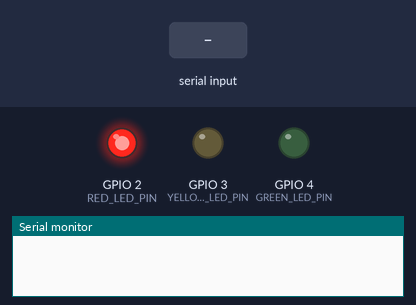
Bench run of a sketch on a simulated ESP32-C3. On the bench: output pins drawn as LEDs (lit = HIGH), the last lines printed to the serial monitor. The test bench sets the inputs (shaded band).

Above: at 1.8 s.
1.9 s: "WORKING2\n" received over Serial
At 1.99 s:
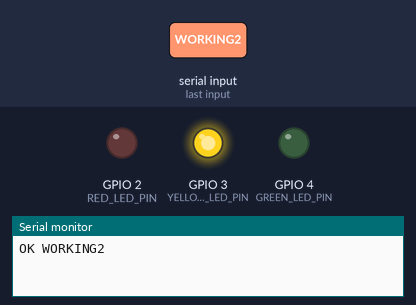
At 2.9 s:
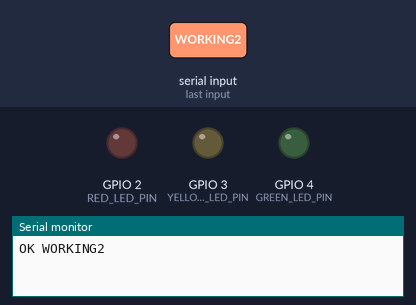
7.9 s: "PING\n" received over Serial
At 15.7 s:
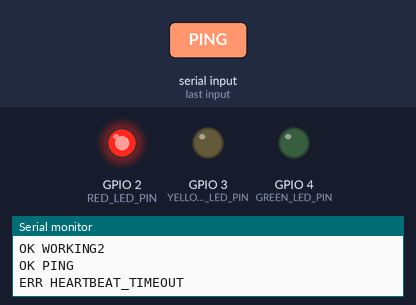
Timing chart, 0 to 16.9 s (numbered marks = the images above; inputs shaded):
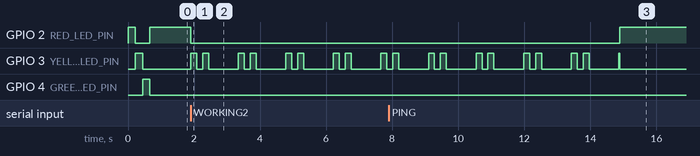

Measured:
- after the input at 1.9 s, GPIO 2 (RED_LED_PIN): HIGH → LOW at once; GPIO 3 (YELLOW_LED_PIN): LOW → HIGH at once, then repeats every 1.4 s: LOW 0.18 s, HIGH 0.18 s, LOW 0.90 s, HIGH 0.18 s
- after the input at 7.9 s, GPIO 2 (RED_LED_PIN): LOW → HIGH after 7.0 s instead of 1.0 s

The sketch:

sketch_jul16a.ino
```cpp
/*
 * Codex status light for ESP32-C3
 * GPIO2 red, GPIO3 yellow, GPIO4 green; HIGH means on.
 * Serial protocol: 115200 8N1, one command per line.
 *
 * THINKING   one task: yellow solid
 * WORKING2   two tasks: two yellow flashes
 * WORKING3   three or more tasks: three yellow flashes
 * PERMISSION green blinking
 * COMPLETE   green solid
 * ERROR      red solid
 * OFF        all LEDs off
 * SUSPEND    all LEDs off and pause heartbeat timeout until the next state command
 * BRIGHTNESS set PWM brightness from 5 to 100 percent
 * PING       refresh heartbeat without changing state
 * IDENTIFY   return device signature
 */

#include <Arduino.h>

constexpr uint8_t RED_LED_PIN = 2;
constexpr uint8_t YELLOW_LED_PIN = 3;
constexpr uint8_t GREEN_LED_PIN = 4;
constexpr uint32_t PWM_FREQUENCY = 2000;
constexpr uint8_t PWM_RESOLUTION_BITS = 8;
constexpr unsigned long SERIAL_BAUD = 115200;
constexpr unsigned long HEARTBEAT_TIMEOUT_MS = 7000;
constexpr unsigned long PERMISSION_BLINK_MS = 400;
constexpr unsigned long TASK_FLASH_ON_MS = 180;
constexpr unsigned long TASK_FLASH_OFF_MS = 180;
constexpr unsigned long TASK_FLASH_PAUSE_MS = 900;
constexpr unsigned long SELF_TEST_STEP_MS = 220;
constexpr size_t COMMAND_BUFFER_SIZE = 32;
constexpr size_t RESPONSE_BUFFER_SIZE = 64;

enum class DeviceState : uint8_t {
  WorkingOne,
  WorkingTwo,
  WorkingThreePlus,
  Permission,
  Complete,
  Error,
  Off,
  Suspended
};

DeviceState currentState = DeviceState::Error;
unsigned long lastHeartbeatMs = 0;
unsigned long lastPatternMs = 0;
bool patternLedOn = false;
uint8_t completedTaskFlashes = 0;
char commandBuffer[COMMAND_BUFFER_SIZE];
size_t commandLength = 0;
uint8_t brightnessPercent = 100;

uint8_t brightnessDuty() {
  return static_cast<uint8_t>((static_cast<uint16_t>(brightnessPercent) * 255U + 50U) / 100U);
}

void writeLed(uint8_t pin, bool on) {
  ledcWrite(pin, on ? brightnessDuty() : 0);
}

void allLedsOff() {
  writeLed(RED_LED_PIN, false);
  writeLed(YELLOW_LED_PIN, false);
  writeLed(GREEN_LED_PIN, false);
}

void showSolid(uint8_t pin) {
  allLedsOff();
  writeLed(pin, true);
}

void applyState(DeviceState state) {
  currentState = state;
  patternLedOn = false;
  completedTaskFlashes = 0;
  lastPatternMs = millis();

  switch (state) {
    case DeviceState::WorkingOne:
      showSolid(YELLOW_LED_PIN);
      break;
    case DeviceState::WorkingTwo:
    case DeviceState::WorkingThreePlus:
      showSolid(YELLOW_LED_PIN);
      patternLedOn = true;
      completedTaskFlashes = 0;
      break;
    case DeviceState::Permission:
      showSolid(GREEN_LED_PIN);
      patternLedOn = true;
      break;
    case DeviceState::Complete:
      showSolid(GREEN_LED_PIN);
      break;
    case DeviceState::Error:
      showSolid(RED_LED_PIN);
      break;
    case DeviceState::Off:
    case DeviceState::Suspended:
      allLedsOff();
      break;
  }
}

bool tryWriteLine(const char *line) {
  const size_t length = strlen(line);
  if (length + 1U > RESPONSE_BUFFER_SIZE ||
      Serial.availableForWrite() < static_cast<int>(length + 1U)) {
    return false;
  }
  Serial.write(reinterpret_cast<const uint8_t *>(line), length);
  Serial.write('\n');
  return true;
}

void acknowledge(const char *command) {
  char response[RESPONSE_BUFFER_SIZE];
  const int written = snprintf(response, sizeof(response), "OK %s", command);
  if (written > 0 && static_cast<size_t>(written) < sizeof(response)) {
    tryWriteLine(response);
  }
}

void handleCommand(char *command) {
  while (*command == ' ' || *command == '\t') ++command;
  size_t length = strlen(command);
  while (length > 0 && (command[length - 1] == ' ' || command[length - 1] == '\t')) {
    command[--length] = '\0';
  }
  for (size_t i = 0; i < length; ++i) {
    if (command[i] >= 'a' && command[i] <= 'z') {
      command[i] = static_cast<char>(command[i] - 'a' + 'A');
    }
  }

  if (strcmp(command, "IDENTIFY") == 0) {
    lastHeartbeatMs = millis();
    tryWriteLine("CODEX_STATUS_LIGHT:5");
  } else if (strcmp(command, "PING") == 0) {
    lastHeartbeatMs = millis();
    acknowledge("PING");
  } else if (strcmp(command, "THINKING") == 0 ||
             strcmp(command, "WORKING") == 0 ||
             strcmp(command, "WORKING1") == 0) {
    lastHeartbeatMs = millis();
    applyState(DeviceState::WorkingOne);
    acknowledge("THINKING");
  } else if (strcmp(command, "WORKING2") == 0) {
    lastHeartbeatMs = millis();
    applyState(DeviceState::WorkingTwo);
    acknowledge("WORKING2");
  } else if (strcmp(command, "WORKING3") == 0 ||
             strcmp(command, "WORKING3PLUS") == 0) {
    lastHeartbeatMs = millis();
    applyState(DeviceState::WorkingThreePlus);
    acknowledge("WORKING3");
  } else if (strcmp(command, "PERMISSION") == 0 || strcmp(command, "WAITING") == 0) {
    lastHeartbeatMs = millis();
    applyState(DeviceState::Permission);
    acknowledge("PERMISSION");
  } else if (strcmp(command, "COMPLETE") == 0 || strcmp(command, "IDLE") == 0) {
    lastHeartbeatMs = millis();
    applyState(DeviceState::Complete);
    acknowledge("COMPLETE");
  } else if (strcmp(command, "ERROR") == 0) {
    lastHeartbeatMs = millis();
    applyState(DeviceState::Error);
    acknowledge("ERROR");
  } else if (strcmp(command, "OFF") == 0) {
    lastHeartbeatMs = millis();
    applyState(DeviceState::Off);
    acknowledge("OFF");
  } else if (strcmp(command, "SUSPEND") == 0) {
    lastHeartbeatMs = millis();
    applyState(DeviceState::Suspended);
    acknowledge("SUSPEND");
  } else if (strncmp(command, "BRIGHTNESS ", 11) == 0) {
    char *end = nullptr;
    const long requested = strtol(command + 11, &end, 10);
    while (end != nullptr && (*end == ' ' || *end == '\t')) ++end;
    if (requested < 5 || requested > 100 || end == command + 11 ||
        (end != nullptr && *end != '\0')) {
      tryWriteLine("ERR BRIGHTNESS_RANGE 5-100");
    } else {
      brightnessPercent = static_cast<uint8_t>(requested);
      lastHeartbeatMs = millis();
      applyState(currentState);
      Serial.print("OK BRIGHTNESS ");
      Serial.println(brightnessPercent);
    }
  } else if (strcmp(command, "BRIGHTNESS?") == 0) {
    lastHeartbeatMs = millis();
    char response[RESPONSE_BUFFER_SIZE];
    const int written = snprintf(
        response, sizeof(response), "BRIGHTNESS %u", brightnessPercent);
    if (written > 0 && static_cast<size_t>(written) < sizeof(response)) {
      tryWriteLine(response);
    }
  } else if (length > 0) {
    char response[RESPONSE_BUFFER_SIZE];
    const int written = snprintf(
        response, sizeof(response), "ERR UNKNOWN_COMMAND %s", command);
    if (written > 0 && static_cast<size_t>(written) < sizeof(response)) {
      tryWriteLine(response);
    }
  }
}

void readSerialCommands() {
  while (Serial.available() > 0) {
    const char incoming = static_cast<char>(Serial.read());
    if (incoming == '\n' || incoming == '\r') {
      if (commandLength > 0) {
        commandBuffer[commandLength] = '\0';
        handleCommand(commandBuffer);
        commandLength = 0;
      }
      continue;
    }
    if (commandLength < COMMAND_BUFFER_SIZE - 1) {
      commandBuffer[commandLength++] = incoming;
    } else {
      commandLength = 0;
      Serial.println("ERR COMMAND_TOO_LONG");
    }
  }
}

void updatePermissionBlink(unsigned long now) {
  if (currentState != DeviceState::Permission ||
      now - lastPatternMs < PERMISSION_BLINK_MS) {
    return;
  }
  lastPatternMs = now;
  patternLedOn = !patternLedOn;
  allLedsOff();
  writeLed(GREEN_LED_PIN, patternLedOn);
}

void updateTaskFlashPattern(unsigned long now) {
  uint8_t targetFlashes = 0;
  if (currentState == DeviceState::WorkingTwo) {
    targetFlashes = 2;
  } else if (currentState == DeviceState::WorkingThreePlus) {
    targetFlashes = 3;
  } else {
    return;
  }

  if (patternLedOn) {
    if (now - lastPatternMs < TASK_FLASH_ON_MS) return;
    lastPatternMs = now;
    patternLedOn = false;
    ++completedTaskFlashes;
    allLedsOff();
    return;
  }

  const unsigned long pause = completedTaskFlashes >= targetFlashes
      ? TASK_FLASH_PAUSE_MS
      : TASK_FLASH_OFF_MS;
  if (now - lastPatternMs < pause) return;

  if (completedTaskFlashes >= targetFlashes) {
    completedTaskFlashes = 0;
  }
  lastPatternMs = now;
  patternLedOn = true;
  allLedsOff();
  writeLed(YELLOW_LED_PIN, true);
}

void updatePatterns(unsigned long now) {
  updatePermissionBlink(now);
  updateTaskFlashPattern(now);
}

void runSelfTest() {
  showSolid(RED_LED_PIN);
  delay(SELF_TEST_STEP_MS);
  showSolid(YELLOW_LED_PIN);
  delay(SELF_TEST_STEP_MS);
  showSolid(GREEN_LED_PIN);
  delay(SELF_TEST_STEP_MS);
  allLedsOff();
}

void setup() {
  ledcAttach(RED_LED_PIN, PWM_FREQUENCY, PWM_RESOLUTION_BITS);
  ledcAttach(YELLOW_LED_PIN, PWM_FREQUENCY, PWM_RESOLUTION_BITS);
  ledcAttach(GREEN_LED_PIN, PWM_FREQUENCY, PWM_RESOLUTION_BITS);
  allLedsOff();
  Serial.begin(SERIAL_BAUD);
#if ARDUINO_USB_CDC_ON_BOOT
  Serial.setTxTimeoutMs(0);
#endif
  runSelfTest();
  lastHeartbeatMs = millis();
  applyState(DeviceState::Error);
}

void loop() {
  readSerialCommands();
  const unsigned long now = millis();
  if (currentState != DeviceState::Error &&
      currentState != DeviceState::Suspended &&
      now - lastHeartbeatMs >= HEARTBEAT_TIMEOUT_MS) {
    applyState(DeviceState::Error);
    tryWriteLine("ERR HEARTBEAT_TIMEOUT");
  }
  updatePatterns(now);
}
```
